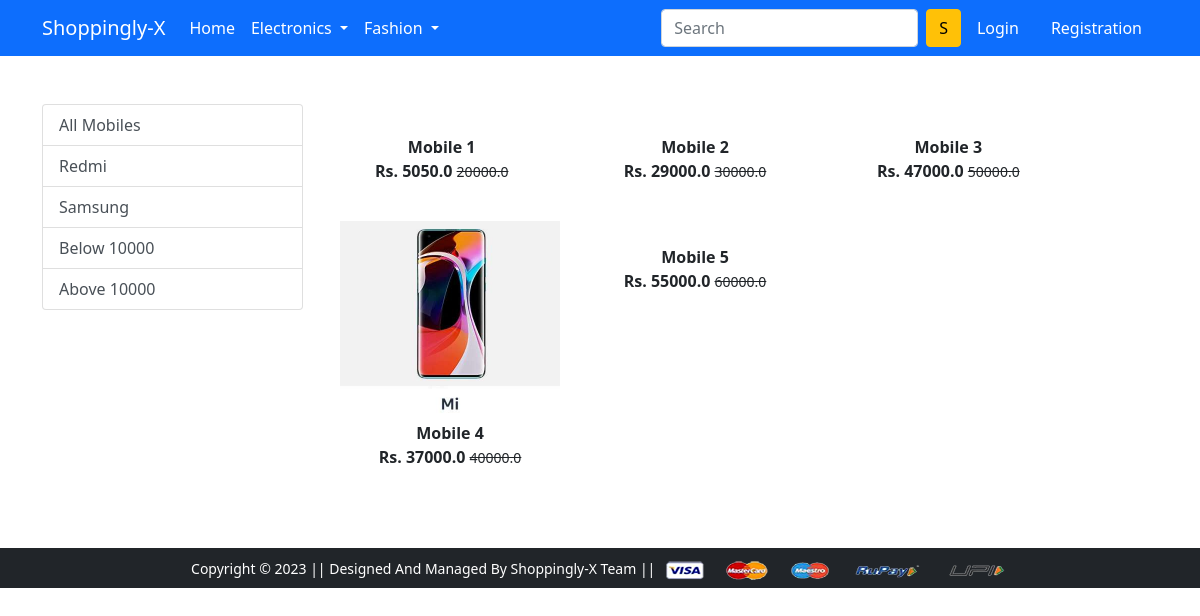
/mobile/, run on the app's committed database.
### app/models.py (models this page shows, shortened)
class Product(models.Model):
    title = models.CharField(max_length=100)
    selling_price = models.FloatField()
    discounted_price = models.FloatField()
    description = models.TextField()
    brand = models.CharField(max_length=100)
    category = models.CharField(choices = CATEGORY_CHOICES,max_length=2)
    product_image = models.ImageField(upload_to='productimg')

### app/views.py (the view)
# urls.py: path('mobile/', views.mobile, name='mobile'),
def mobile(request , data=None):
 if data == None:
  mobile = Product.objects.filter(category = 'M')
 elif data == 'Redmi' or data == 'Samsung':
  mobile = Product.objects.filter(category = 'M').filter(brand=data)
 elif data == 'below' :
  mobile = Product.objects.filter(category = 'M').filter(discounted_price__lt=10000)
 elif data == 'above' :
  mobile = Product.objects.filter(category = 'M').filter(discounted_price__gt=10000)
 return render(request, 'app/mobile.html',{'mobile':mobile})

### app/templates/app/mobile.html (shortened to what this page needs)
{% extends 'app/base.html' %}
{% load static %}
{% block main-content %}
<div class="container my-5">
    <div class="row">
        <div class="col-sm-3">
            <div class="list-group">
                <a href="{% url 'mobile' %}" class="list-group-item list-group-item-action " aria-current="true">
                    All Mobiles
                </a>
                <a href="{% url 'mobiledata' 'Redmi' %}" class="list-group-item list-group-item-action"
                    aria-current="true">Redmi</a>
                <a href="{% url 'mobiledata' 'Samsung' %}" class="list-group-item list-group-item-action"
                    aria-current="true">Samsung</a>
                <a href="{% url 'mobiledata' 'below' %}" class="list-group-item list-group-item-action"
                    aria-current="true">Below 10000</a>
                <a href="{% url 'mobiledata' 'above' %}" class="list-group-item list-group-item-action"
                    aria-current="true">Above 10000</a>
            </div>
        </div>
        <div class="col-sm-8 ">
            <div class="row">
              {% for product in mobile %}
                <div class="col-sm-4 text-center mb-4">
                    <a href="{% url 'product-detail' product.id %}" class="btn">
                        <div class="item">
                            <img src="{{product.product_image.url}}" alt="" height="200px" class="">
                            <div class="fw-bold">{{product.title}}</div>
                            <div class="fw-bold">Rs. {{product.discounted_price}}
                                <small class="fw-light text-decoration-line-through">
                                {{product.selling_price}}</small>
                            </div>
                        </div>
                    </a>
                </div>
              {% endfor %}
            </div>
        </div>
    </div>
</div>
{% endblock main-content %}

### app/templates/app/base.html (shortened to what this page needs)
<!doctype html>
{% load static %}
<html lang="en">
  <head>
    <link href="https://cdn.jsdelivr.net/npm/bootstrap@5.0.0-beta1/dist/css/bootstrap.min.css" rel="stylesheet">
    <link rel="stylesheet" href="{% static 'app/css/owl.carousel.min.css' %}">
    <link rel="stylesheet" href="{% static 'app/css/all.min.css' %}">
    <link rel="stylesheet" href="{% static 'app/css/style.css' %}">
  </head>
  <body>
    <nav class="navbar navbar-expand-lg navbar-dark bg-primary">
     <div class="container">
       <a class="navbar-brand" href="/">Shoppingly-X</a>
       <div class="collapse navbar-collapse" id="navbarSupportedContent">
         <ul class="navbar-nav me-auto mb-2 mb-lg-0">
           <li class="nav-item">
             <a class="nav-link active" aria-current="page" href="/">Home</a>
           </li>
           <li class="nav-item dropdown">
             <a class="nav-link dropdown-toggle text-white" href="#" id="electronicsDropdown" role="button" data-bs-toggle="dropdown" aria-expanded="false">
               Electronics
             </a>
           </li>
           <li class="nav-item dropdown">
             <a class="nav-link dropdown-toggle text-white" href="#" id="fashionDropdown" role="button" data-bs-toggle="dropdown" aria-expanded="false">
               Fashion
             </a>
           </li>
         </ul>
         <form class="d-flex">
           <input class="form-control me-2" type="search" placeholder="Search" aria-label="Search">
           <button class="btn btn-warning" type="submit">S</button>
         </form>
         <div>
          <ul class="navbar-nav me-auto mb-2 mb-lg-0">
            {% if request.user.is_authenticated %}
           <li class="nav-item dropdown mx-2">
              <a class="nav-link dropdown-toggle text-white" href="#" id="profileDropdown" role="button" data-bs-toggle="dropdown" aria-expanded="false">
                {{request.user.username|capfirst}}
              </a>
              <ul class="dropdown-menu" aria-labelledby="profileDropdown">
                <li><a class="dropdown-item" href="{% url 'profile' %}">Profile</a></li>
                <li><a class="dropdown-item" href="{% url 'orders' %}">Orders</a></li>
                <li><a class="dropdown-item" href="{% url 'passwordchange' %}">Change Password</a></li>
                <li><a class="dropdown-item" href="{% url 'logout' %}">Logout</a></li>
              </ul>
            </li>
            <li class="nav-item mx-2">
             <a href="{% url 'showcart' %}" class="nav-link text-white"><span class="badge bg-danger">4</span> Cart </a>
            </li>
            {% else %}
            <li class="nav-item mx-2">
             <a href="{% url 'login' %}" class="nav-link text-white">Login</a>
            </li>
            <li class="nav-item mx-2">
             <a href="{% url 'customerregistration' %}" class="nav-link text-white">Registration</a>
            </li>
            {% endif %}
          </ul>
         </div>
       </div>
     </div>
    </nav>
    {% block main-content %} {% endblock main-content %}
    <footer class="container-fluid bg-dark text-center p-2 mt-5">
        <small class="text-white">Copyright &copy; 2023 || Designed And Managed By Shoppingly-X Team || </small>
        <img src="{% static 'app/images/payment.png' %}" alt="" srcset="" class="img-fluid" height="2px">
    </footer>
  </body>
</html>

### data on the page
Product: title "Mobile 1", discounted_price "5050.0", selling_price "20000.0"
Product: title "Mobile 2", discounted_price "29000.0", selling_price "30000.0"
Product: title "Mobile 3", discounted_price "47000.0", selling_price "50000.0"
Product: product_image (picture), title "Mobile 4", discounted_price "37000.0", selling_price "40000.0"
Product: title "Mobile 5", discounted_price "55000.0", selling_price "60000.0"
